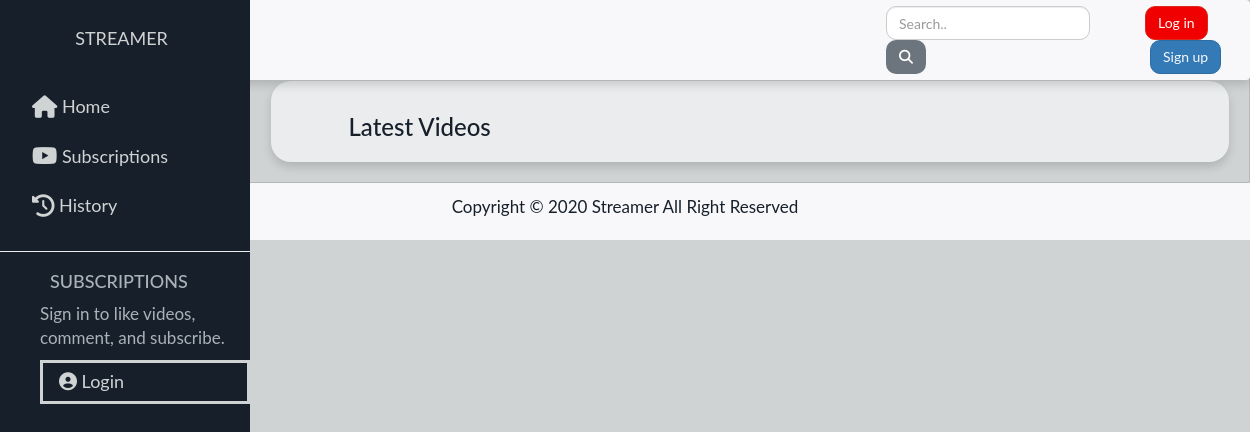
Before: / with the older database file.
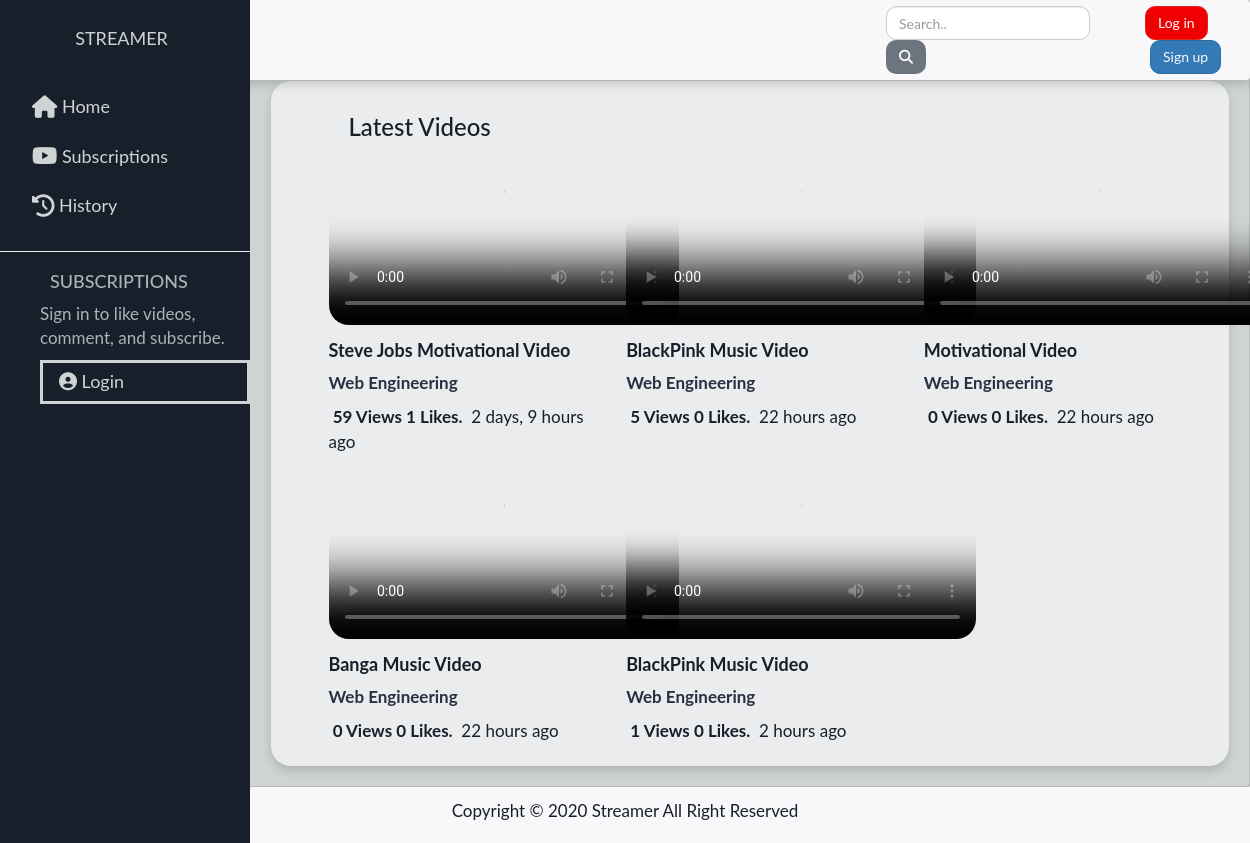
After: the same page with the newer database file.
### dashboard/models.py (models this page shows, shortened)
class VideoInfo(models.Model):
    title = models.CharField(max_length=250)
    description = models.TextField(blank=True)
    video_content = models.FileField(
        null=True, blank=True, upload_to='videos/')
    video_img = models.ImageField(null=True, blank=True, upload_to='images/')
    created_on = models.DateTimeField(auto_now=False, auto_now_add=True)
    updated = models.DateTimeField(auto_now=True, auto_now_add=False)
    channel_info = models.ForeignKey(ChannelInfo, on_delete=models.CASCADE)
    user_name = models.ForeignKey(User, on_delete=models.CASCADE)
    like = models.ManyToManyField(User, blank=True, related_name='video_post')
    view = models.IntegerField(default=0, null=0, blank=True)
    keyword = models.TextField(blank=True)
    def total_likes(self):
        return self.like.count()

class ChannelInfo(models.Model):
    name = models.CharField(max_length=250)
    description = models.TextField(blank=True)
    profile_img = models.ImageField(null=True, blank=True, upload_to='images/')
    cover_img = models.ImageField(null=True, blank=True, upload_to='images/')
    created_on = models.DateTimeField(auto_now=False, auto_now_add=True)
    user_name = models.ForeignKey(User, on_delete=models.CASCADE)
    subscribe = models.ManyToManyField(
        User, blank=True, related_name='subscribe_channel')

### streameapp/views.py (the view)
# urls.py: path('', views.home, name='home'),
def home(request):
    channel_name = ChannelInfo.objects.all()
    video_item = VideoInfo.objects.all()
    context = {
        'channel_name': channel_name,
        'video_item': video_item
    }
    return render(request, 'frontend/home.html', context)

### templates/frontend/home.html (shortened to what this page needs)
{% extends 'base.html' %}
{% load humanize %}
{%block content %}
<div class="card video_style ">
    <div class="card-body shadow">
        <div class="row">
            <div class="col-12">
                <h3>Latest Videos</h3>
            </div>
        </div>
        <div class="row">
            {% for data in video_item %}
                <div class="col-xl-4">
                    <a href="{% url 'video_detail' pk=data.pk %}">
                    <video width='350' poster="{{ data.video_img.url }}" controls>
                        <source src="{{ data.video_content.url }}" type='video/mp4'>
                    </video>
                    </a>
                    <div>
                        <div>
                            <h4><b>{{ data.title }}</b></h4>
                            <a class="channel_name" href="{% url 'channel_detail' pk=data.channel_info.pk %}">
                                <p><b>{{ data.channel_info.name }}</b></p>
                            </a>
                            <p><b>&nbsp;{{  data.view|intword }}&nbsp;Views&nbsp;{{ data.total_likes|intword }}&nbsp;Likes.</b> &nbsp;{{  data.created_on|naturaltime }}</p>
                        </div>
                    </div>
                </div>
            {% endfor %}
        </div>
    </div>
</div>
{% endblock content %}

Changed rows visible on the page:
added VideoInfo: title "Steve Jobs Motivational Video", channel_info.name "Web Engineering", view "59", total_likes "1", created_on "2 days, 9 hours ago"
added VideoInfo: title "BlackPink Music Video", channel_info.name "Web Engineering", view "5", total_likes "0", created_on "22 hours ago"
added VideoInfo: title "Motivational Video", channel_info.name "Web Engineering", view "0", total_likes "0", created_on "22 hours ago"
added VideoInfo: title "Banga Music Video", channel_info.name "Web Engineering", view "0", total_likes "0", created_on "22 hours ago"
added VideoInfo: title "BlackPink Music Video", channel_info.name "Web Engineering", view "1", total_likes "0", created_on "2 hours ago"
